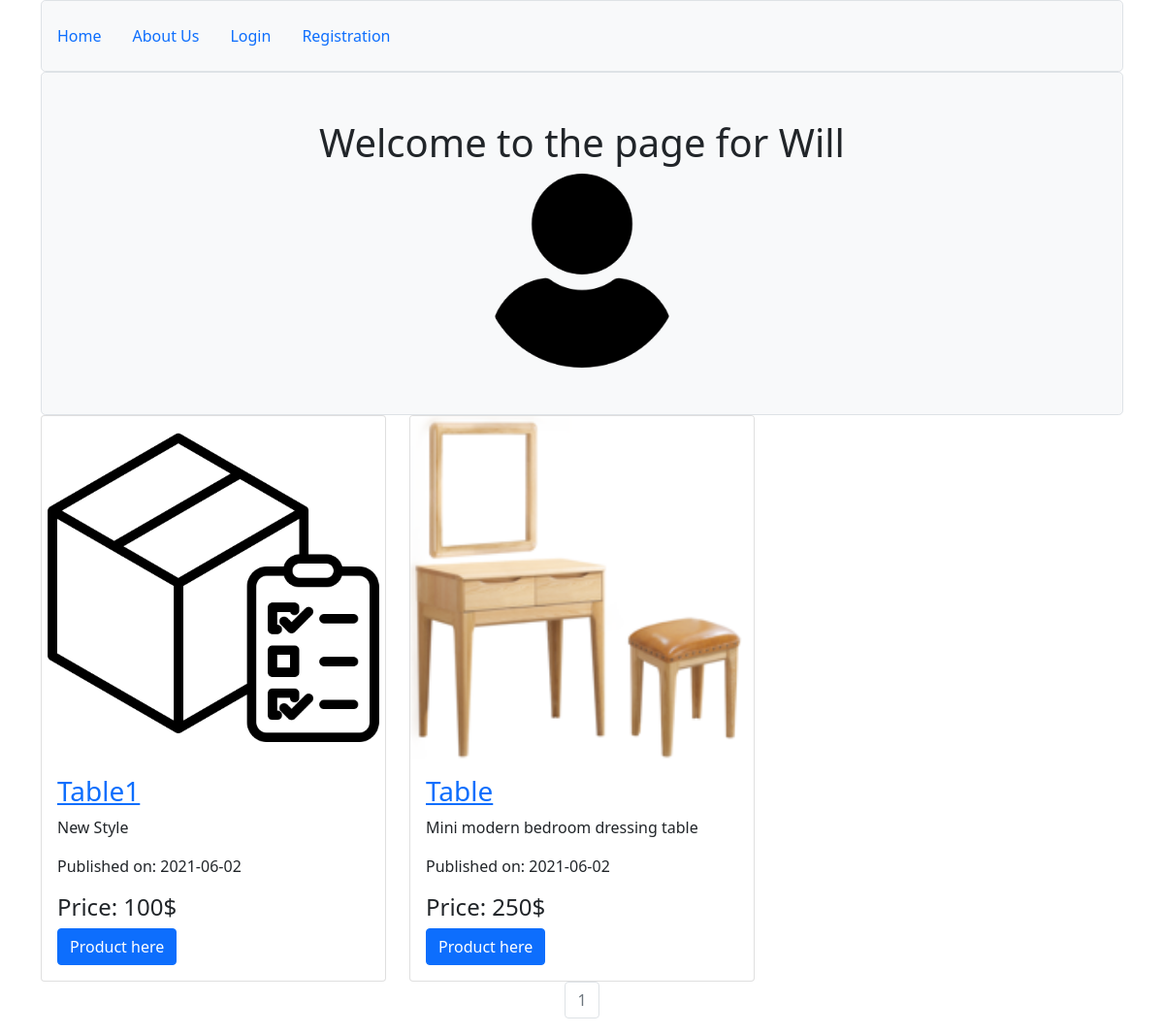
The app's page /example2@example.com with its own data.
### myproject/modles.py (models this page shows, shortened)
class User(db.Model, UserMixin):
    __tablename__ = 'users'
    id = db.Column(db.Integer, primary_key=True)
    name = db.Column(db.String(64))
    surname = db.Column(db.String(64))
    phone = db.Column(db.Integer, unique=True, index=True)
    email = db.Column(db.String(128), unique=True, index=True)
    profile_image = db.Column(db.String(128), nullable=False, default='default_profile_image.png')
    password_hash = db.Column(db.String(128))
    products = db.relationship('Product', backref='author', lazy=True)
    buyers = db.relationship('Buyer', backref='author', lazy=True)

class Product(db.Model, UserMixin):
    __tablename__ = 'products'
    users = db.relationship(User)
    id = db.Column(db.Integer, primary_key=True)
    user_id = db.Column(db.Integer, db.ForeignKey('users.id'), nullable=False)
    product_name = db.Column(db.String(64), nullable=False)
    product_info = db.Column(db.Text, nullable=False)
    product_price = db.Column(db.String(64), nullable=False)
    product_image = db.Column(db.String(128), nullable=False, default='default_product_image.png')
    date = db.Column(db.DateTime, nullable=False, default=datetime.utcnow)
    buyers = db.relationship('Buyer', backref='products', lazy=True)

### myproject/users/views.py (the view)
@users.route("/<email>")
def user_posts(email):
    page = request.args.get('page',1,type=int)
    user = User.query.filter_by(email=email).first_or_404()
    product_posts = Product.query.filter_by(author=user).order_by(Product.date.desc()).paginate(page=page,per_page=5)
    return render_template('user_product_posts.html', product_posts=product_posts, user=user)

### myproject/templates/user_product_posts.html (shortened to what this page needs)
{% extends 'base.html' %}
{% block content %}
    <div class="col">
        <div class="h-100 p-5 bg-light border rounded-3 text-center">
            <h1>Welcome to the page for {{user.name}}</h1>
            <img src="{{url_for('static', filename='profile_pics/'+user.profile_image)}}" height="200px">
        </div>
    </div>
    <div class="row">
        {% for post in product_posts.items %}
            <div class="col-4">
                <div class="card">
                    <img src="{{url_for('static', filename='product_pics/'+post.product_image)}}" class="card-img-top">
                    <div class="card-body">
                        <h3>
                            <a class="card-title" href="{{url_for('products.product', product_id=post.id)}}">{{post.product_name}}</a>
                        </h3>
                        <p>{{post.product_info}}</p>
                        <p>Published on: {{post.date.strftime('%Y-%m-%d')}}</p>
                        <h4>Price: {{post.product_price}}</h4>
                        <a href="{{url_for('products.product', product_id=post.id)}}" class="btn btn-primary">Product here</a>
                    </div>
                </div>
            </div>
        {% endfor %}
    </div>
    <nav aria-label="Page Navigation example">
        <ul class="pagination justify-content-center">
            {% for page_num in product_posts.iter_pages(left_edge=1,right_edge=1,left_current=1,right_current=2) %}
                {% if product_posts.page == page_num %}
                    <li class="page-item disabled">
                        <a class="page-link" href="url_for('users.user_posts', email=user.email, page=page_num)">{{page_num}}</a>
                    </li>
                {% else %}
                    <li class="page-item">
                        <a class="page-link" href="url_for('users.user_posts', email=user.email, page=page_num)">{{page_num}}</a>
                    </li>
                {% endif %}
            {% endfor %}
        </ul>
    </nav>
{% endblock %}

### records on screen
User: name "Will", profile_image (placeholder picture)
Product: product_image (placeholder picture), product_name "Table1", product_info "New Style", date "2021-06-02", product_price "100$"
Product: product_image (picture), product_name "Table", product_info "Mini modern bedroom dressing table", date "2021-06-02", product_price "250$"

### other values on screen
{{ page_num }} "1"
